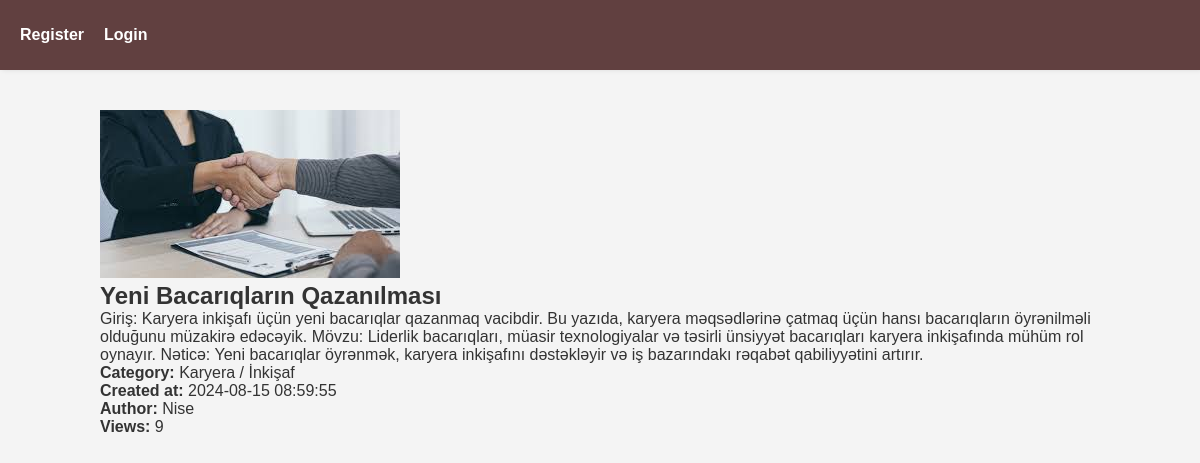
Page /client/blog/detail.php?id=22 on the committed database.
### tables this page shows
CREATE TABLE `blogs` (
  `id` bigint(20) NOT NULL,
  `user_id` bigint(20) DEFAULT NULL,
  `category_id` bigint(20) DEFAULT NULL,
  `title` varchar(1000) NOT NULL,
  `description` mediumtext NOT NULL,
  `profile` varchar(255) NOT NULL,
  `is_publish` tinyint(1) DEFAULT 0,
  `view_count` int(11) DEFAULT 0,
  `created_at` timestamp NOT NULL DEFAULT current_timestamp(),
  `updated_at` timestamp NOT NULL DEFAULT current_timestamp() ON UPDATE current_timestamp()
);

CREATE TABLE `categories` (
  `id` bigint(20) NOT NULL,
  `name` varchar(255) NOT NULL,
  `created_at` timestamp NOT NULL DEFAULT current_timestamp(),
  `update_at` timestamp NOT NULL DEFAULT current_timestamp()
);

CREATE TABLE `users` (
  `id` bigint(20) NOT NULL,
  `name` varchar(255) NOT NULL,
  `surname` varchar(255) NOT NULL,
  `password` varchar(255) NOT NULL,
  `gender` int(11) NOT NULL,
  `dob` date NOT NULL,
  `profile` varchar(255) DEFAULT NULL,
  `email` varchar(255) NOT NULL,
  `active` int(11) DEFAULT 0,
  `role` int(11) DEFAULT 0,
  `otp` int(11) DEFAULT NULL,
  `created_at` timestamp NOT NULL DEFAULT current_timestamp(),
  `updated_at` timestamp NOT NULL DEFAULT current_timestamp()
);

### client/blog/detail.php (the view, shortened to what this page needs)
<?php
include '../../index.php';
if (isset($_GET['id']) && is_numeric($_GET['id'])) {
    $blog_id = (int)$_GET['id'];
    $sql = "
        SELECT
            b.id AS blog_id,
            b.title AS blog_title,
            b.description AS blog_description,
            b.profile AS blog_profile_image,
            b.created_at AS blog_created_at,
            b.view_count AS blog_view_count,
            c.name AS category_name,
            u.name AS user_name
        FROM
            blogs b
        JOIN
            categories c ON b.category_id = c.id
        JOIN
            users u ON b.user_id = u.id
        WHERE
            b.id = :id
    ";
    $stmt = $connection->prepare($sql);
    $stmt->bindParam(':id', $blog_id, PDO::PARAM_INT);
    $stmt->execute();
    $blog = $stmt->fetch(PDO::FETCH_ASSOC);
} else {
    echo "Invalid blog ID.";
    exit;
}
?>
<body>
    <div class="main">
        <?php if ($blog): ?>
            <div class="blogDetail">
                <?php if ($blog['blog_profile_image']): ?>
                    <img src="../../public/<?= htmlspecialchars($blog['blog_profile_image']); ?>" alt="Blog Image" style="max-width:600px;">
                <?php endif; ?>
                <h2><?= htmlspecialchars($blog['blog_title']); ?></h2>
                <p><?= htmlspecialchars($blog['blog_description']); ?></p>
                <p><strong>Category:</strong> <?= htmlspecialchars($blog['category_name']); ?></p>
                <p><strong>Created at:</strong> <?= htmlspecialchars($blog['blog_created_at']); ?></p>
                <p><strong>Author:</strong> <?= htmlspecialchars($blog['user_name']); ?></p>
                <p><strong>Views:</strong> <?= htmlspecialchars($blog['blog_view_count']); ?></p>
            </div>
        <?php else: ?>
            <p>Blog not found.</p>
        <?php endif; ?>
    </div>
</body>
</html>

### head.php (style rules this page uses)
* { box-sizing: border-box; margin: 0; padding: 0; text-decoration: none; list-style: none; }
body { font-family: Arial, sans-serif; background-color: #f4f4f4; color: #333; margin: 0; padding: 0; outline: none; }
.main { width: 100%; margin-top: 70px; padding: 40px 100px; }

### rows in the picture
blogs: profile (picture), title "Yeni Bacarıqların Qazanılması", description "Giriş: Karyera inkişafı üçün yeni bacarıqlar qazanmaq vacibdir. Bu yazıda, karyera məqsədlərinə çatmaq üçün hansı bacarıqların öyrənilməli olduğunu müzakirə edəcəyik. Mövzu: Liderlik bacarıqları, müasir texnologiyalar və təsirli ünsiyyət bacarıqları karyera inkişafında mühüm rol oynayır. Nəticə: Yeni bacarıqlar öyrənmək, karyera inkişafını dəstəkləyir və iş bazarındakı rəqabət qabiliyyətini artırır.", category.name "Karyera / İnkişaf", created_at "2024-08-15 08:59:55", user.name "Nise", view_count "9"
